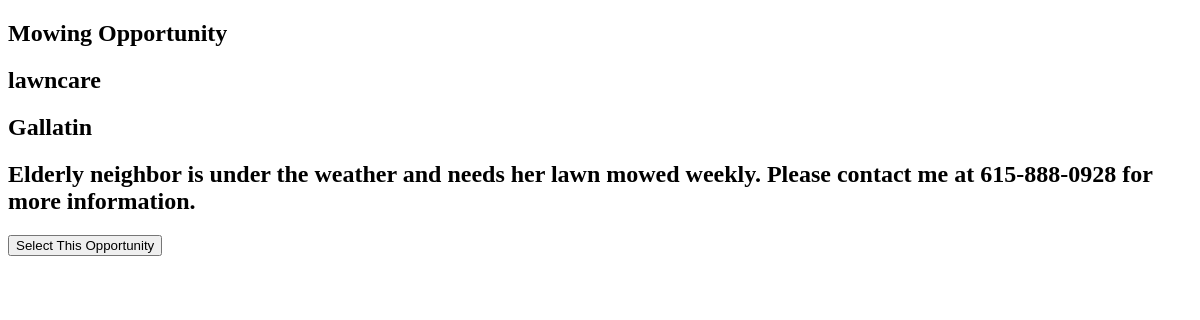
Before: /jobs/3/ (signed in) with the older database file.
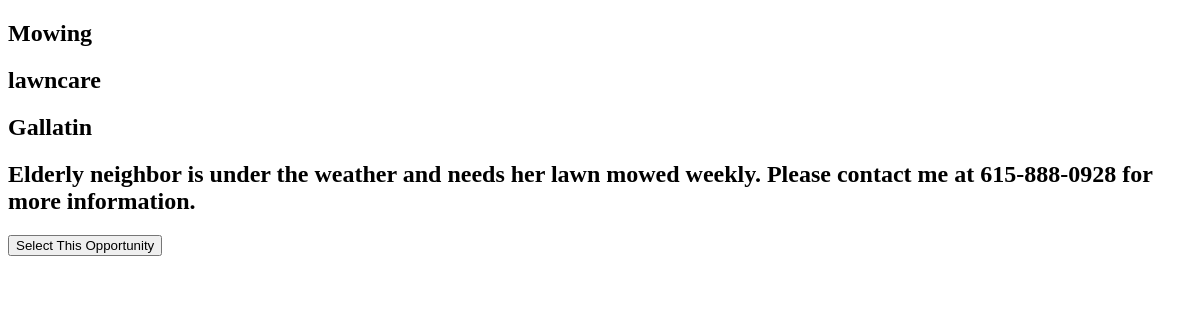
After: the same page with the newer database file.
### ijosephapp/models/job.py (models this page shows)
class Job(models.Model):
    title = models.CharField(max_length=50)
    category = models.ForeignKey(JobCategory, on_delete=models.DO_NOTHING)
    location = models.CharField(max_length=20)
    description = models.CharField(max_length=255)
    isCompleted = models.BooleanField()
    createdAt = models.DateTimeField(auto_now_add=True)
    user = models.ForeignKey(User, on_delete=models.CASCADE)
    class Meta:
        ordering = ("title",)

### ijosephapp/models/job_category.py (models this page shows)
class JobCategory(models.Model):
    category = models.CharField(max_length=55)
    def __str__(self):
        return f'{self.category}'
    class Meta:
        ordering = ("category",)

### ijosephapp/views/jobs/detail.py (the view, shortened to what this page needs)
# urls.py: path('jobs/<int:job_id>/', job_details, name='job'),
@login_required
def job_details(request, job_id):
    if request.method == 'GET':
        job = get_job(job_id)
        template_name = 'jobs/detail.html'
        return render(request, template_name, {'job': job})

### ijosephapp/views/jobs/detail.py (called while the page is built)
def get_job(job_id):
    return Job.objects.get(pk=job_id)

### ijosephapp/templates/jobs/detail.html (shortened to what this page needs)
<!DOCTYPE html>
<html>
<head>
</head>
<body>
    <section>
        <h1>{{ job.title }}</h1>
        <h2>{{ job.category }}</h2>
        <h2>{{ job.location }}</h2>
        <h2>{{ job.description }}</h2>
    </section>
<form action="{% url 'ijosephapp:yourjob' %}" method="post">
        <button type="submit" value="SelectOpportunity">Select This Opportunity</button>
</form>
</body>
</html>

Changed rows visible on the page:
changed Job "Gallatin": title "Mowing Opportunity" → "Mowing"
